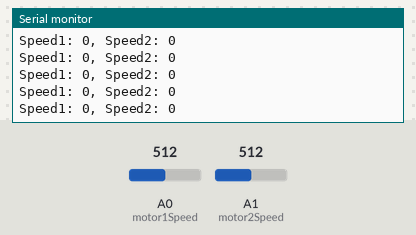
The sketch below on a simulated Arduino Uno, built with avr-gcc and run on an emulated ATmega328P. Shown: the last lines printed to the serial monitor. The test bench sets the inputs (shaded band); at power-on: A0 (motor1Speed) = 512, A1 (motor2Speed) = 512. No radio packets arrive unless stated.

Above: at 1.2 s.
1.3 s: A0 (motor1Speed) set to 499
At 2.2 s:
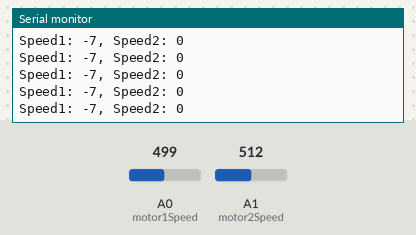
4.3 s: A1 (motor2Speed) set to 539
At 5.3 s:
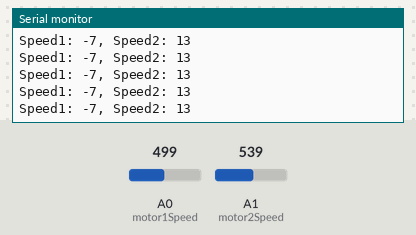
7.3 s: A1 (motor2Speed) set to 506
At 8.3 s:
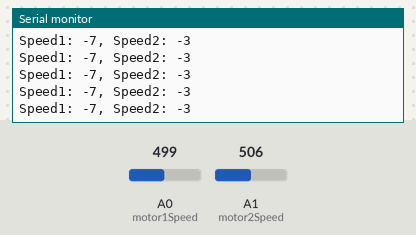
10.3 s: A1 (motor2Speed) set to 481
At 11.3 s:
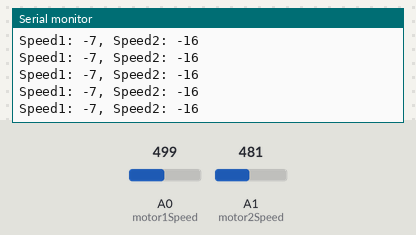
Timing chart, 0 to 13.3 s (numbered marks = the images above; inputs shaded):
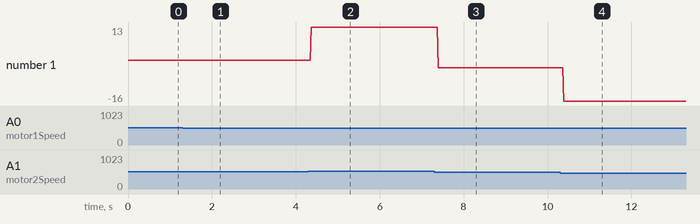

The sketch:

remote.ino
```cpp
#include <SPI.h>
#include <RF24.h>

RF24 radio(9, 8); // CE, CSN pins
const uint64_t address = 0xF0F0F0F0E1LL; // Address to send to
const int motor1Speed = A0; // Analog input pin for motor 1 speed
const int motor2Speed = A1; // Analog input pin for motor 2 speed

void setup() {
  Serial.begin(9600);
  radio.begin();
  radio.openWritingPipe(address);
  radio.setPALevel(RF24_PA_HIGH);
}

void loop() {
  int speed1 = map(analogRead(motor1Speed), 0, 1023, -255, 255); // Read potentiometer value and map it to speed range
  int speed2 = map(analogRead(motor2Speed), 0, 1023, -255, 255); // Read potentiometer value and map it to speed range

  int speeds[2] = {speed1, speed2}; // Array to store the speed values for motor 1 and motor 2
  radio.write(&speeds, sizeof(speeds));

  Serial.print("Speed1: ");
  Serial.print(speed1);
  Serial.print(", Speed2: ");
  Serial.println(speed2);

  delay(1);
}
```

Measured:
- after the input at 1.3 s, the serial monitor: prints a new line after 0.08 s (image 1)
- after the input at 4.3 s, the serial monitor: prints a new line after 0.07 s (image 2)
- after the input at 7.3 s, the serial monitor: prints a new line after 0.09 s (image 3)
- after the input at 10.3 s, the serial monitor: prints a new line after 0.09 s (image 4)
- plotted number 1: 0 → 13 after the input at 4.3 s, 13 → -3 after the input at 7.3 s, -3 → -16 after the input at 10.3 s
